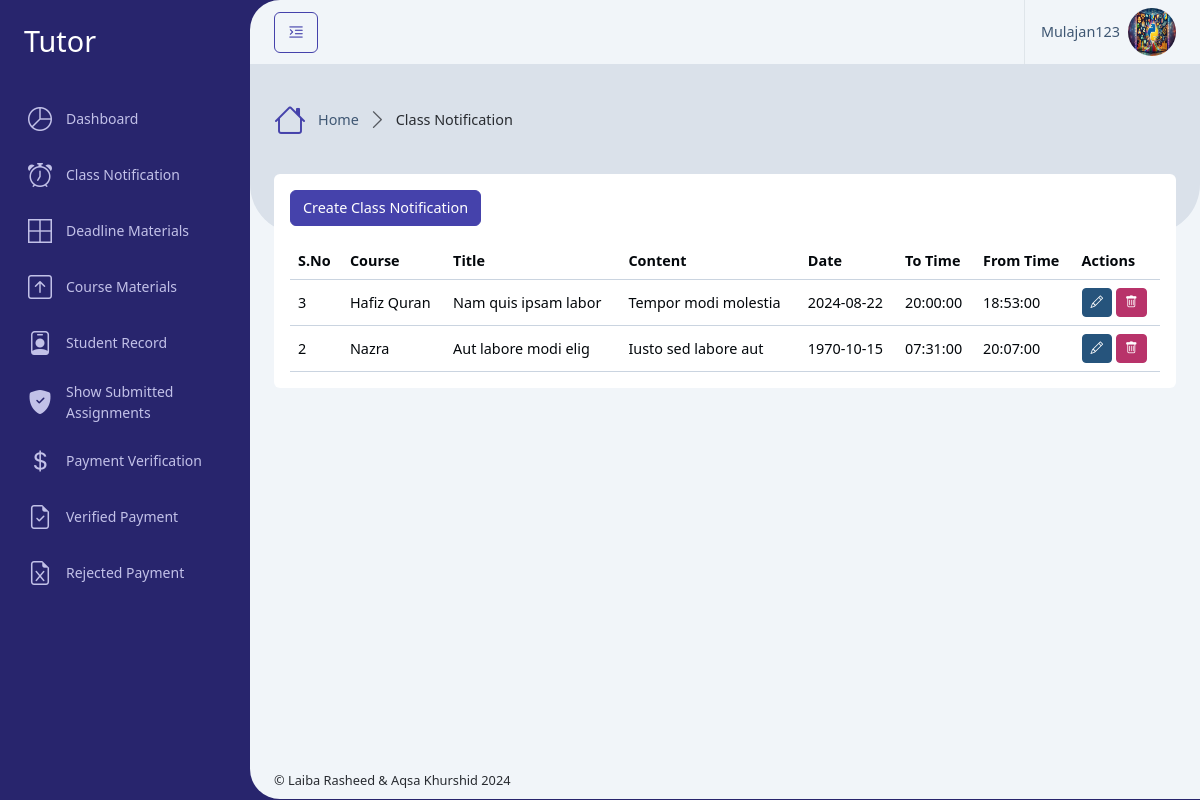
/Tutor/class_notification.php (signed in), run on the app's committed database.
### tables this page shows
CREATE TABLE `users` (
  `id` int(11) NOT NULL,
  `username` varchar(50) NOT NULL,
  `email` varchar(100) NOT NULL,
  `cnic` varchar(20) DEFAULT NULL,
  `date_of_birth` date DEFAULT NULL,
  `gender` varchar(20) DEFAULT NULL,
  `age` int(11) DEFAULT NULL,
  `address` varchar(255) DEFAULT NULL,
  `phone` varchar(20) DEFAULT NULL,
  `quranic_qualification` enum('Haifz','Tajweed','Tafseer','Nazra','Basic_Language_Courses','Other_Relevant_Qualification') DEFAULT 'Haifz',
  `profile_photo` varchar(255) DEFAULT NULL,
  `upload_cv` varchar(255) DEFAULT NULL,
  `password` varchar(255) NOT NULL,
  `role_id` int(11) NOT NULL,
  `isActive` tinyint(1) NOT NULL,
  `created_at` timestamp NOT NULL DEFAULT current_timestamp()
);

CREATE TABLE `class_notification` (
  `id` int(11) NOT NULL,
  `course_id` int(11) DEFAULT NULL,
  `user_id` int(11) DEFAULT NULL,
  `title` varchar(255) NOT NULL,
  `content` text DEFAULT NULL,
  `class_date` date DEFAULT NULL,
  `from_time` time DEFAULT NULL,
  `to_time` time DEFAULT NULL,
  `created_at` timestamp NOT NULL DEFAULT current_timestamp()
);

CREATE TABLE `courses` (
  `id` int(11) NOT NULL,
  `name` varchar(255) NOT NULL,
  `description` text DEFAULT NULL,
  `price` decimal(20,2) DEFAULT NULL,
  `created_at` timestamp NOT NULL DEFAULT current_timestamp()
);

### Tutor/class_notification.php (called while the page is built, shortened)
<?php
    require '../Database/config.php';
    $user = getUserData($_SESSION['user_id']);
    $user_id = $_SESSION['user_id'];
    $sql = "SELECT class_notification.*, courses.name AS course_name FROM class_notification
            JOIN courses ON class_notification.course_id = courses.id
            WHERE class_notification.user_id = ?
            ORDER BY class_notification.id DESC";
    $stmt = $conn->prepare($sql);
    $stmt->bind_param("i", $user_id);
    $stmt->execute();
    $result = $stmt->get_result();
    include '../setting/_Layout.php';
?>

### Database/config.php (called while the page is built, shortened)
<?php
    $servername = "localhost";
    $username = "root";
    $password = "";
    $dbname = "online_quran_tutor_db";
    $conn = new mysqli($servername, $username, $password, $dbname);
    function getUserData($user_id) {
        global $conn;
        $stmt = $conn->prepare("SELECT * FROM users WHERE id = ?");
        $stmt->bind_param("i", $user_id);
        $stmt->execute();
        $result = $stmt->get_result();
        return $result->fetch_assoc();
    }
?>

### Tutor/class_notification_content.php (the view, shortened to what this page needs)
<div class="row">
    <div class="col-xxl-12">
        <div class="card mb-4">
            <div class="card-body">
                <button class="btn btn-primary mb-3" data-bs-toggle="modal" data-bs-target="#createClassNotificationModal">Create Class Notification</button>
                <div class="table-responsive">
                    <table class="table align-middle table-hover m-0">
                        <thead>
                            <tr>
                                <th scope="col">S.No</th>
                                <th scope="col">Course</th>
                                <th scope="col">Title</th>
                                <th scope="col">Content</th>
                                <th scope="col">Date</th>
                                <th scope="col">To Time</th>
                                <th scope="col">From Time</th>
                                <th scope="col">Actions</th>
                            </tr>
                        </thead>
                        <tbody>
                            <?php
                            if ($result->num_rows > 0) {
                                while ($row = $result->fetch_assoc()) {
                            ?>
                                    <tr>
                                        <td><?php echo htmlspecialchars($row['id']); ?></td>
                                        <td><?php echo htmlspecialchars($row['course_name']); ?></td>
                                        <td><?php echo htmlspecialchars($row['title']); ?></td>
                                        <td><?php echo htmlspecialchars($row['content']); ?></td>
                                        <td style="text-wrap: nowrap;"><?php echo htmlspecialchars($row['class_date']); ?></td>
                                        <td><?php echo htmlspecialchars($row['from_time']); ?></td>
                                        <td><?php echo htmlspecialchars($row['to_time']); ?></td>
                                        <td style="text-wrap: nowrap;">
                                            <button class="btn btn-info btn-sm" data-bs-toggle="modal" data-bs-target="#editClassNotificationModal" onclick="setEditModalData(<?php echo htmlspecialchars(json_encode($row)); ?>)"><i class="bi bi-pencil"></i></button>
                                            <button class="btn btn-danger btn-sm" data-bs-toggle="modal" data-bs-target="#deleteClassNotificationModal" onclick="setDeleteModalData(<?php echo $row['id']; ?>)"><i class="bi bi-trash"></i></button>
                                        </td>
                                    </tr>
                                <?php
                                }
                            } else {
                                ?>
                                <tr>
                                    <td colspan="7">No Class Notifications found.</td>
                                </tr>
                            <?php
                            }
                            ?>
                        </tbody>
                    </table>
                </div>
            </div>
        </div>
    </div>
</div>

### setting/_Header.php (shortened to what this page needs)
<div class="app-header d-flex align-items-center">
    <div class="d-flex">
        <button class="btn btn-outline-primary me-2 pin-sidebar" id="pin-sidebar">
            <i class="bi bi-text-indent-left fs-5"></i>
        </button>
    </div>
    <div class="header-actions">
        <div class="dropdown ms-3">
            <a id="userSettings" class="dropdown-toggle d-flex py-2 align-items-center ps-3 border-start" href="#!"
                role="button" data-bs-toggle="dropdown" aria-expanded="false">
                <span class="d-none d-md-block me-2"><?php echo htmlspecialchars($user['username']); ?></span>
                <img src="../assets/uploads/<?php echo htmlspecialchars($user['profile_photo']); ?>" class="rounded-circle img-3x" alt="Bootstrap Gallery" />
            </a>
        </div>
    </div>
</div>

### data on the page
users: username "Mulajan123", profile_photo (picture)
class_notification: id "3", course.name "Hafiz Quran", title "Nam quis ipsam labor", content "Tempor modi molestia", class_date "2024-08-22", from_time "20:00:00", to_time "18:53:00"
class_notification: id "2", course.name "Nazra", title "Aut labore modi elig", content "Iusto sed labore aut", class_date "1970-10-15", from_time "07:31:00", to_time "20:07:00"

### other printed values
$roleTitle "Tutor"
$title "Class Notification"
